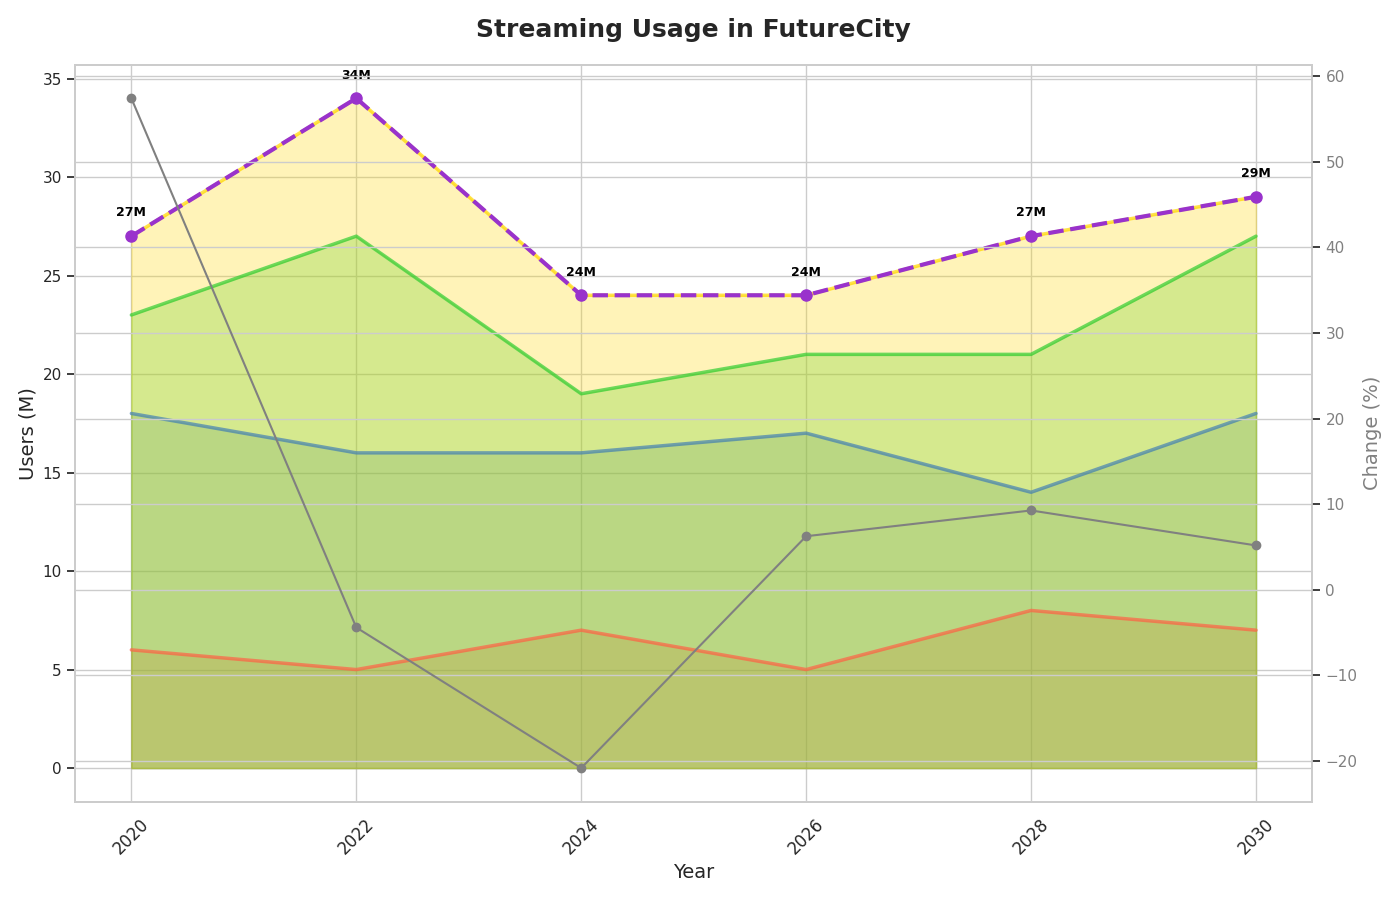

The Python source for this figure:
import matplotlib.pyplot as plt
import numpy as np

years = np.array([2020, 2022, 2024, 2026, 2028, 2030])

movies_streaming = np.array([6, 5, 7, 5, 8, 7])
tv_streaming = np.array([12, 11, 9, 12, 6, 11])
music_streaming = np.array([5, 11, 3, 4, 7, 9])
podcast_streaming = np.array([4, 7, 5, 3, 6, 2])

total_streaming = movies_streaming + tv_streaming + music_streaming + podcast_streaming

fig, ax = plt.subplots(figsize=(14, 9))

def gradient_fill(x, y, ax=None, color='blue', alpha=0.7):
    if ax is None:
        ax = plt.gca()
    ax.plot(x, y, color=color, alpha=alpha, linewidth=2.5)
    ax.fill_between(x, 0, y, color=color, alpha=alpha*0.4)

gradient_fill(years, movies_streaming, ax=ax, color='#FF6347')
gradient_fill(years, movies_streaming + tv_streaming, ax=ax, color='#4682B4')
gradient_fill(years, movies_streaming + tv_streaming + music_streaming, ax=ax, color='#32CD32')
gradient_fill(years, total_streaming, ax=ax, color='#FFD700')

ax.plot(years, total_streaming, color='darkorchid', linewidth=3, linestyle='--', marker='o', markersize=8)

for i, year in enumerate(years):
    ax.text(year, total_streaming[i] + 1, f'{total_streaming[i]}M', fontsize=9, ha='center', color='black', weight='bold')

ax.set_title('Streaming Usage in FutureCity', fontsize=18, weight='bold', pad=20)
ax.set_xlabel('Year', fontsize=14)
ax.set_ylabel('Users (M)', fontsize=14)

ax.set_xticks(years)
ax.set_xticklabels(years, fontsize=12, rotation=45)

ax2 = ax.twinx()
percentage_change = np.gradient(total_streaming, edge_order=2) / total_streaming * 100
ax2.plot(years, percentage_change, 'o-', color='grey', markersize=6, linestyle='-')
ax2.set_ylabel('Change (%)', fontsize=14, color='grey')
ax2.tick_params(axis='y', labelcolor='grey')

# Removed legend and grid
plt.tight_layout()
plt.show()
